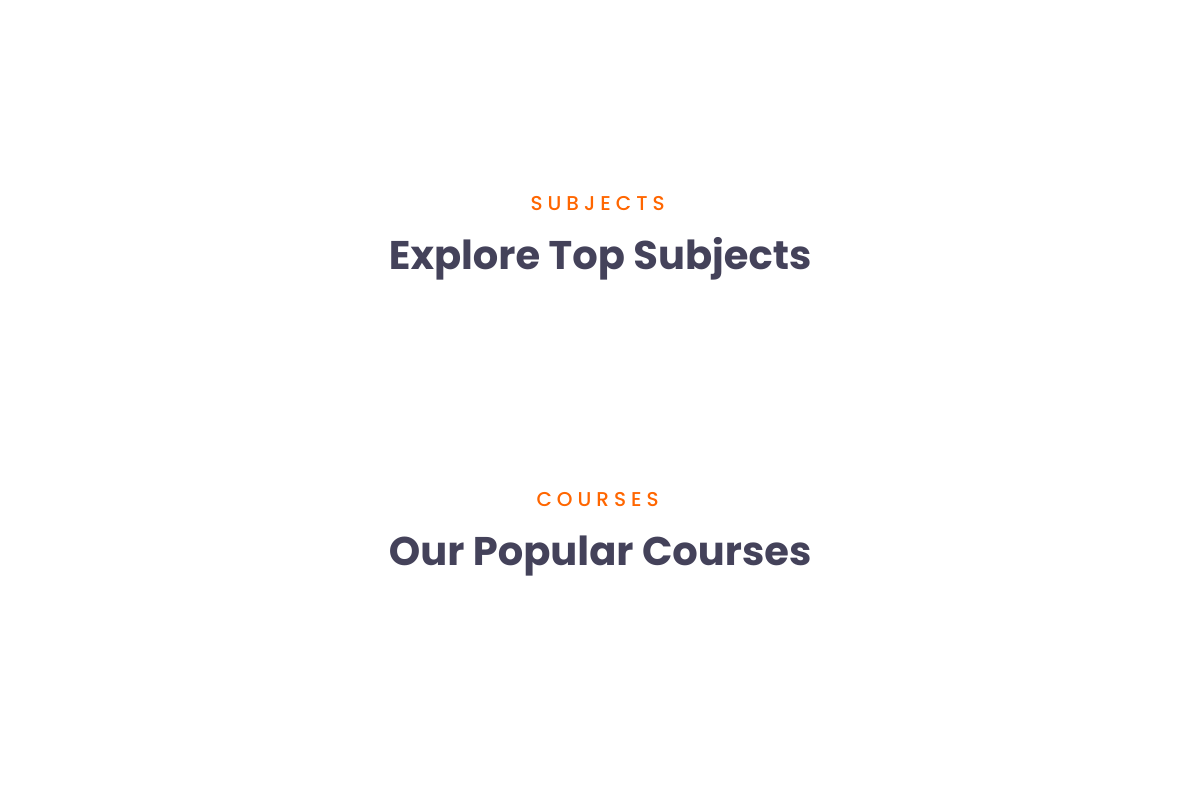
/course/ (middle part), run on an earlier commit of the app's database.
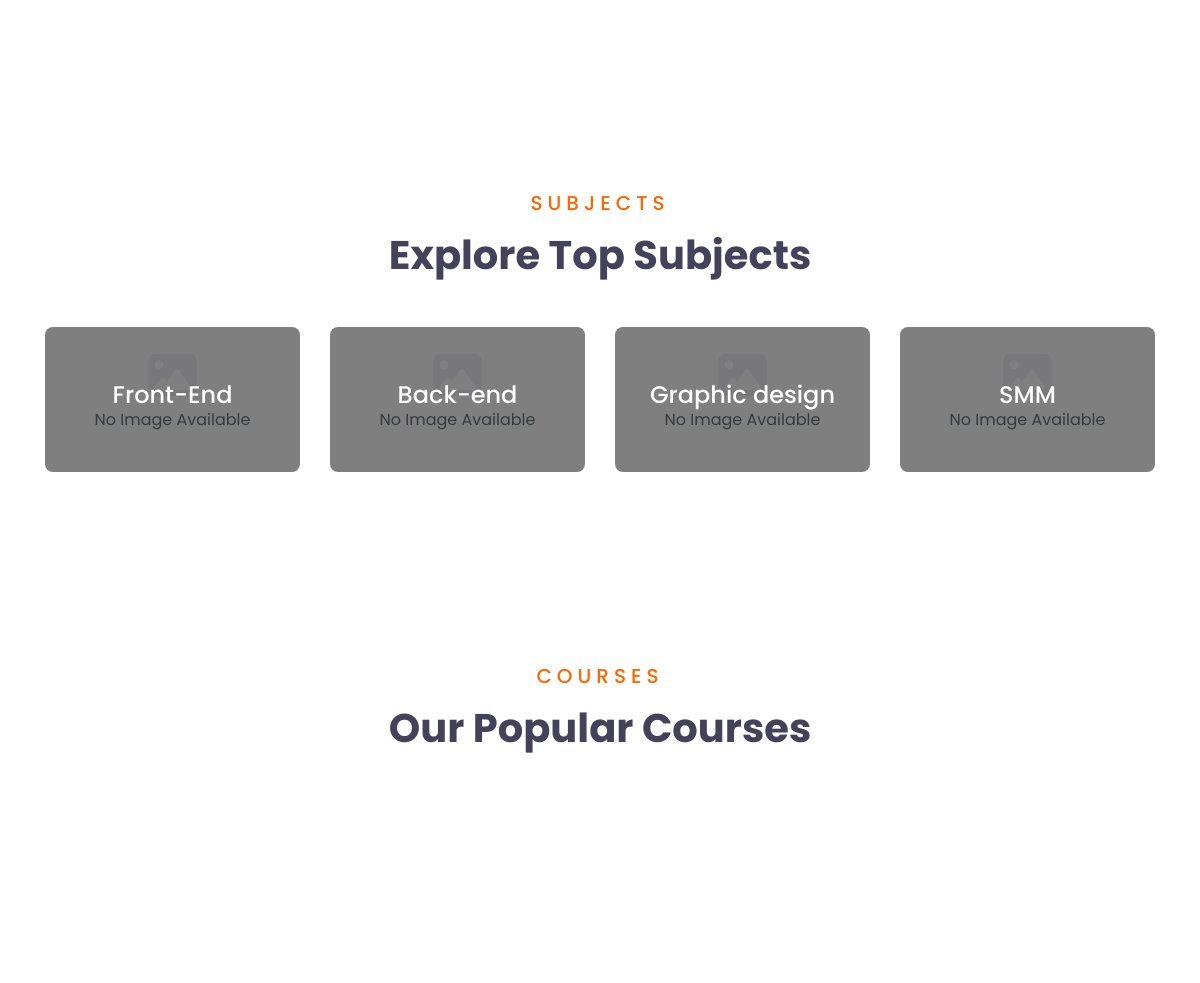
And on a later commit of the database.
### course/models.py (models this page shows, shortened)
class Subjects(models.Model): #Category
    title = models.CharField(max_length=100)
    image = models.ImageField(null=True, blank=True)
    created_at = models.DateTimeField(auto_now_add=True, null=True, blank=True) #when added to there
    updated_at = models.DateTimeField(auto_now=True, null=True, blank=True)
    class Meta:
        verbose_name_plural = "Subjects"

### course/views.py (the view)
# urls.py: path('', views.index, name='home'),
def index(request, course_id:int|None=None):
    subjects = Subjects.objects.all()
    courses_all_query = Course.objects.all()
    if course_id:
        courses = courses_all_query.filter(course_id=course_id)
    else:
        courses = courses_all_query
    teachers = Teacher.objects.all()
    context = {
        'subjects': subjects,
        'courses': courses,
        'teachers': teachers
    }
    return render(request, 'course/index.html', context)

### course/templates/course/index.html (shortened to what this page needs)
{% extends 'course/base/base.html' %}
{% load static %}
{% load price_filters %}
{% block index %}
    <div class="container-fluid py-5">
        <div class="container py-5">
        </div>
    </div>
    <div class="container-fluid py-5">
        <div class="container pt-5 pb-3">
            <div class="text-center mb-5">
                <h5 class="text-primary text-uppercase mb-3" style="letter-spacing: 5px;">Subjects</h5>
                <h1>Explore Top Subjects</h1>
            </div>
            <div class="row">
                {% for subject in subjects %}
                <div class="col-lg-3 col-md-6 mb-4">
                    <div class="cat-item position-relative overflow-hidden rounded mb-2">
                        {% if subject.image %}
                            <img src="{{ subject.image.url }}" class="card-img-top img-fluid" alt="{{ subject.title }}">
                        {% else %}
                             <div class="bg-light text-center py-4">
                                 <i class="fas fa-image fa-3x text-secondary"></i>
                                  <p class="text-muted mt-2">No Image Available</p>
                              </div>
                        {% endif %}
                        <a class="cat-overlay text-white text-decoration-none" href="#">
                            <h4 class="text-white font-weight-medium">{{ subject.title }}</h4>
                        </a>
                    </div>
                </div>
                {% endfor %}
            </div>
        </div>
    </div>
    <div class="container-fluid py-5">
    <div class="container py-5">
        <div class="text-center mb-5">
            <h5 class="text-primary text-uppercase mb-3" style="letter-spacing: 5px;">Courses</h5>
            <h1>Our Popular Courses</h1>
        </div>
    </div>
</div>
{% endblock %}

What changed in the data, as far as the page shows it:
added Subjects: shows "No Image Available", title "Front-End"
added Subjects: shows "No Image Available", title "Back-end"
added Subjects: shows "No Image Available", title "Graphic design"
added Subjects: shows "No Image Available", title "SMM"
